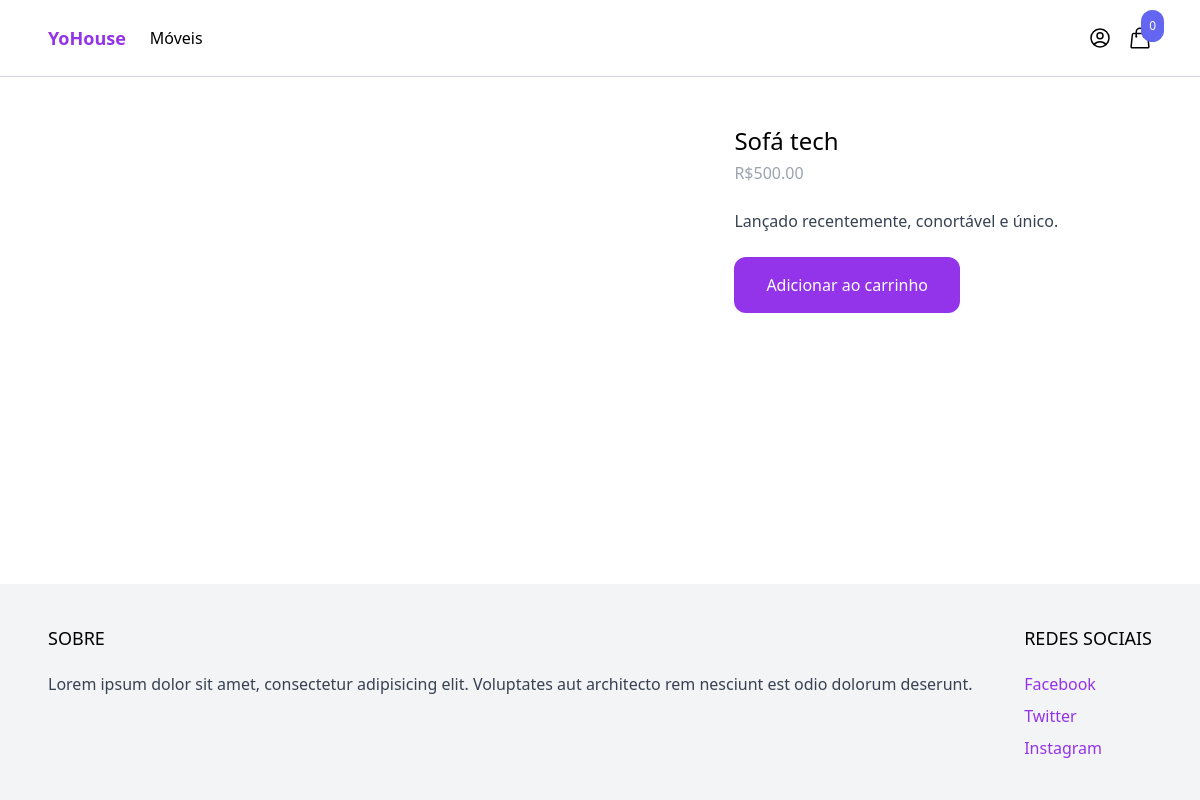
The page /produto/sofa-tech/ on the database its author committed.
### produtos/models.py (models this page shows, shortened)
class Produto(models.Model):
    categoria = models.ForeignKey(Categoria, related_name='produtos', on_delete=models.CASCADE)
    nome = models.CharField(max_length=255)
    slug = models.SlugField()
    descricao = models.TextField(blank=True, null=True) #not obligatory
    preco = models.IntegerField()
    created_at = models.DateTimeField(auto_now_add=True) #automatic
    image = models.ImageField(upload_to='uploads/', blank=True, null=True) #blank -> not obligated
    thumbnail = models.ImageField(upload_to='uploads/', blank=True, null=True)
    class Meta:
        ordering = ('-created_at',)
    def get_preco_formatado(self):
        return f'R${self.preco:.2f}'

### produtos/views.py (the view)
# urls.py: path('produto/<slug:slug>/', produto, name='produto'),
def produto(request, slug):
    produto = get_object_or_404(Produto, slug=slug)
    return render(request, 'produto/produto.html', {'produto':produto})

### carrinho/carrinho.py (called while the page is built)
    def __len__(self):
        return sum(item['quantidade'] for item in self.cart.values())

### carrinho/context_processors.py (called while the page is built)
def carrinho(request):
    return {'cart': Carrinho(request)}

### produtos/templates/produto/produto.html (shortened to what this page needs)
{% extends 'core/base.html' %}
{% block content %}
<div class="max-w-6xl mx-auto flex flex-wrap py-6 px-6 xl:px-0">
    <div class="images w-full mb-6 lg:mb-0 lg:w-3/5">
    </div>
    <div class="information w-full lg:w-2/5 lg:p-6">
        <h1 class="text-2xl">{{ produto.nome }}</h1>
        <p class="mt-1 text-gray-400">{{ produto.get_preco_formatado }}</p>
        <p class="mt-6 text-gray-700">{{ produto.descricao }}</p>
        <a href="#"
        class="mt-6 inline-block px-8 py-4 rounded-xl bg-purple-600 text-white hover:bg-purple-700"
        hx-get="{% url 'add_carrinho' produto.id %}"
        hx-target="#menu-cart-button"
        hx-swap="outerHTML"
        >
            Adicionar ao carrinho
        </a>
    </div>
</div>
{% endblock %}

### rows shown on the page
Produto: nome "Sofá tech", get_preco_formatado "R$500.00", descricao "Lançado recentemente, conortável e único."

### other values the page prints
{{ cart|length }} "0"
